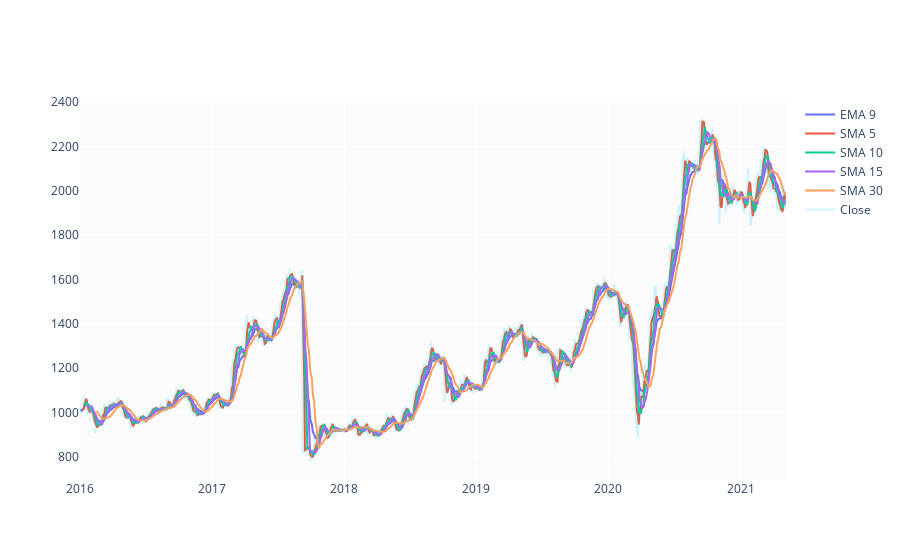

The cell this chart's notebook holds for it:
### Code cell
df['EMA_9'] = df['Close'].ewm(9).mean().shift()
df['SMA_5'] = df['Close'].rolling(5).mean().shift()
df['SMA_10'] = df['Close'].rolling(10).mean().shift()
df['SMA_15'] = df['Close'].rolling(15).mean().shift()
df['SMA_30'] = df['Close'].rolling(30).mean().shift()

fig = go.Figure()
fig.add_trace(go.Scatter(x=df.Date, y=df.EMA_9, name='EMA 9'))
fig.add_trace(go.Scatter(x=df.Date, y=df.SMA_5, name='SMA 5'))
fig.add_trace(go.Scatter(x=df.Date, y=df.SMA_10, name='SMA 10'))
fig.add_trace(go.Scatter(x=df.Date, y=df.SMA_15, name='SMA 15'))
fig.add_trace(go.Scatter(x=df.Date, y=df.SMA_30, name='SMA 30'))
fig.add_trace(go.Scatter(x=df.Date, y=df.Close, name='Close', opacity=0.2))
fig.show()

### Figure 1 — Plotly figure (JSON) as saved in the notebook; plotly's stock layout.template omitted (floating-point values rounded to 4 significant figures; data arrays with more than 128 entries replaced by an {"elided": "..."} marker saying what was removed)
{"data": [{"name": "EMA 9", "type": "scatter", "x": {"elided": "1324 str values"}, "y": {"elided": "1324 float values"}}, {"name": "SMA 5", "type": "scatter", "x": {"elided": "1324 str values"}, "y": {"elided": "1324 float values"}}, {"name": "SMA 10", "type": "scatter", "x": {"elided": "1324 str values"}, "y": {"elided": "1324 float values"}}, {"name": "SMA 15", "type": "scatter", "x": {"elided": "1324 str values"}, "y": {"elided": "1324 float values"}}, {"name": "SMA 30", "type": "scatter", "x": {"elided": "1324 str values"}, "y": {"elided": "1324 float values"}}, {"name": "Close", "opacity": 0.2, "type": "scatter", "x": {"elided": "1324 str values"}, "y": {"elided": "1324 float values"}}], "layout": {}}
